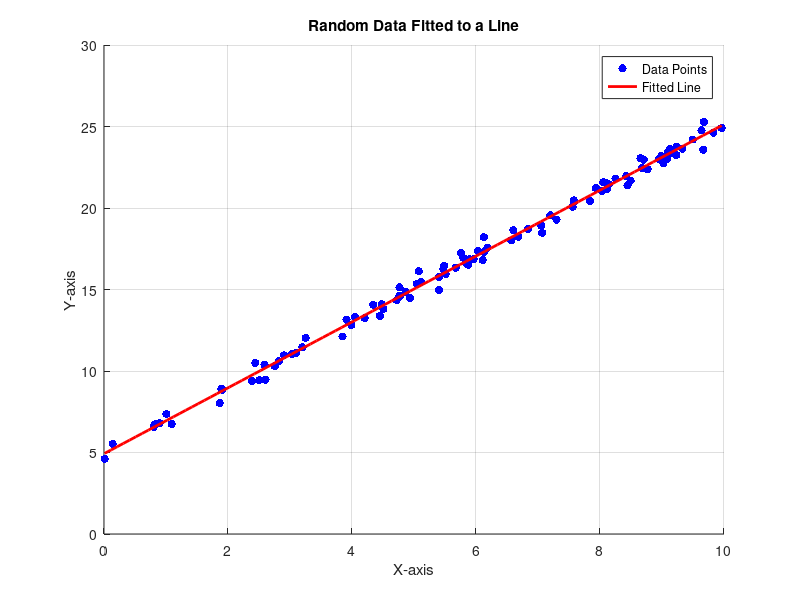
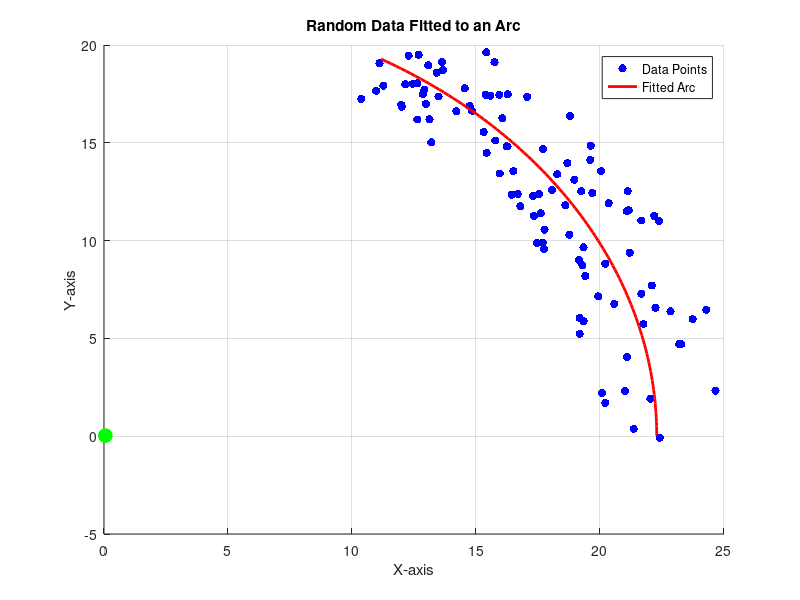
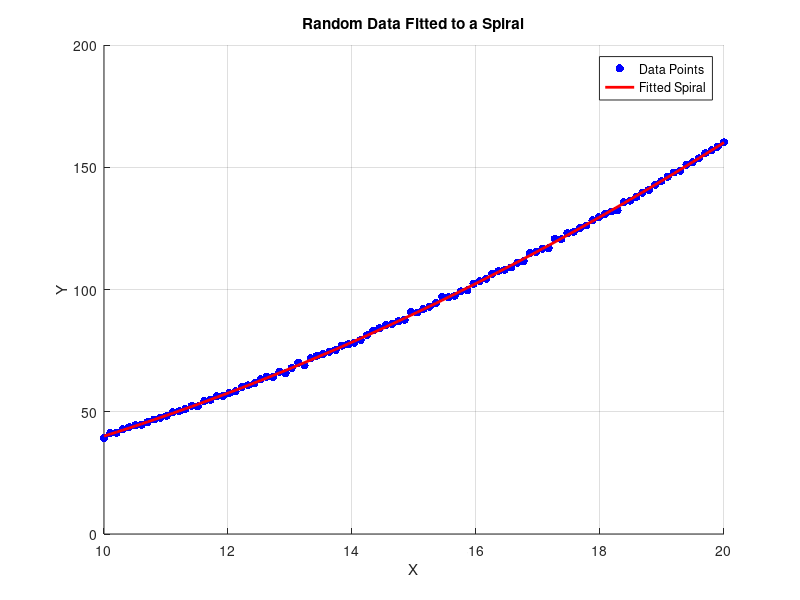

Source code (MATLAB) for these figures, in order:
%% Line Fitting and Curve Fitting


%% Fitting a Line - by generating a random data

rng("default");

% Generate random x-values between 0 and 10
x = 10 * rand(100, 1);

% Create corresponding y-values with some noise
noise = 0.4 * randn(100, 1); 
slope = 2; 
intercept = 5; % Y-intercept
y = slope * x + intercept + noise;

% Fit a line (y = mx + b) to the data
p = polyfit(x, y, 1);

figure(1)
% Plot the data points
scatter(x, y, 'b', 'filled'); 

hold on; 

% Plot the fitted line
xFit = linspace(min(x), max(x), 100); % Generate x-values for the line
yFit = polyval(p, xFit); % Compute corresponding y-values for the line
plot(xFit, yFit, 'r', 'LineWidth', 2); % Plot the fitted line
hold off; 

xlabel('X-axis');
ylabel('Y-axis');
title('Random Data Fitted to a Line');
grid on;
legend('Data Points', 'Fitted Line', 'Location', 'best');

%% Fitting an Arc - by generating random data

rng("default");

startAngle = 0;  % Starting angle
endAngle = pi/3; % Ending angle 

% Generate random angles between startAngle and endAngle
angles = startAngle + (endAngle - startAngle)  * rand(100, 1);

% Generate random radii between 5 and 7
radii = 20 + 5 * rand(100, 1);

% Calculate x and y coordinates of the data points
x = radii .* cos(angles);  % 5 + radii .* cos(angles);
y = radii .* sin(angles);  % 3 + radii .* sin(angles);

% Add noise to the data
noise = 0.1 * randn(100, 1); 
x = x + noise;
y = y + noise;

% Define the function to fit the data to an arc
arcFit = @(parameters, angles) [parameters(1) + parameters(3) * cos(angles), parameters(2) + parameters(3) * sin(angles)];

% Initial guess for parameters: [x_center, y_center, radius]
initialGuess = [0, 0, 1];

% Fit the data to a circle
fittedParameters = lsqcurvefit(arcFit, initialGuess, angles, [x, y]);

% Extract the fitted parameters
x_center = fittedParameters(1);
y_center = fittedParameters(2);
radius = fittedParameters(3);

figure(12)
% Plot the data points
scatter(x, y, 'b', 'filled');

hold on; 
grid on

% Plot the fitted arc
fittedAngles = linspace(startAngle, endAngle, 100);
fittedCircle = arcFit(fittedParameters, fittedAngles');
plot(fittedCircle(:,1), fittedCircle(:,2), 'r', 'LineWidth', 2);

% Mark the center of the fitted arc
plot(x_center, y_center, 'go', 'MarkerSize', 10, 'MarkerFaceColor', 'g');

hold off; 

xlabel('X-axis');
ylabel('Y-axis');
title('Random Data Fitted to an Arc');
grid on;
legend('Data Points', 'Fitted Arc', 'Location','best');


%% Fitting a spiral - by generating random data

rng("default");

% Generate random data points
x = linspace(10, 20, 100)';
a_true = 0.4; % True parameter for the spiral

% Generate corresponding y-values based on a spiral
y_true = a_true * x.^2;

% Add some noise to the data
noise = 0.6 * randn(size(x));
y_data = y_true + noise;

% Define the custom spiral function
spiralFunction = @(parameters, x) parameters(1) * x.^2;

% Initial guess for the parameter
initialGuess = [0.05]; 

% Fit the data to the spiral function
fitParameters = lsqcurvefit(spiralFunction, initialGuess, x, y_data);

% Plot the fitted spiral
fittedSpiral = spiralFunction(fitParameters, x);

figure(123)

% Plot the data and the fitted curve
scatter(x, y_data, 'b', 'filled');
hold on;
plot(x, fittedSpiral, 'r-', 'LineWidth', 2, 'DisplayName', 'Fitted Spiral');
hold off;
xlabel('X');
ylabel('Y');
legend('Data Points', 'Fitted Spiral', 'Location','best');
title('Random Data Fitted to a Spiral');
grid on;

% Display the fitted parameter
fprintf('Fitted parameter for the spiral: a = %.4f\n', fitParameters(1));

